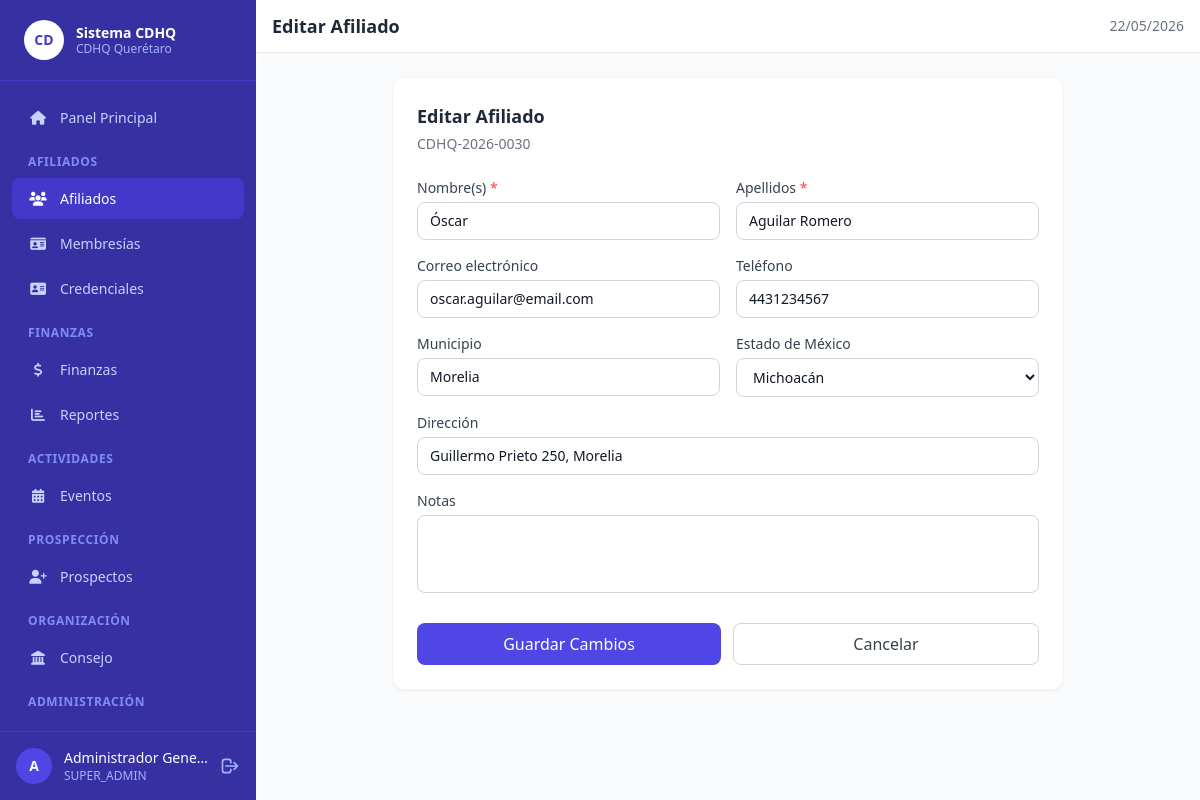
/affiliates/30/edit (signed in), run on the app's committed database.
### tables this page shows
CREATE TABLE IF NOT EXISTS `affiliates` (
    `id`               INT UNSIGNED AUTO_INCREMENT PRIMARY KEY,
    `affiliate_number` VARCHAR(20)  NOT NULL UNIQUE,
    `user_id`          INT UNSIGNED NULL,
    `first_name`       VARCHAR(80)  NOT NULL,
    `last_name`        VARCHAR(80)  NOT NULL,
    `email`            VARCHAR(160) NULL,
    `phone`            VARCHAR(30)  NULL,
    `address`          VARCHAR(255) NULL,
    `municipio`        VARCHAR(80)  NULL COMMENT 'Municipio de residencia del afiliado',
    `estado_mexico`    VARCHAR(80)  NULL COMMENT 'Estado de la República Mexicana',
    `state`            ENUM('PROSPECTO','ACTIVO','SUSPENDIDO','VENCIDO') NOT NULL DEFAULT 'PROSPECTO',
    `notes`            TEXT NULL,
    `created_at`       DATETIME NOT NULL DEFAULT CURRENT_TIMESTAMP,
    `updated_at`       DATETIME NOT NULL DEFAULT CURRENT_TIMESTAMP ON UPDATE CURRENT_TIMESTAMP,
    CONSTRAINT `fk_affiliate_user` FOREIGN KEY (`user_id`) REFERENCES `users`(`id`) ON DELETE SET NULL
);

### core/Controller.php (called while the page is built, shortened)
<?php
abstract class Controller {
    protected string $viewPath;
    public function __construct() {
        $this->viewPath = VIEWS_PATH;
    }
    protected function view(string $view, array $data = []): void {
        $data['base_url']      = BASE_URL;
        $data['current_user']  = Auth::currentUser();
        $data['app_name']      = APP_NAME;
        extract($data, EXTR_SKIP);
        $viewFile = $this->viewPath . '/' . str_replace('.', '/', $view) . '.php';
        require $viewFile;
    }
}

### app/controllers/AffiliatesController.php (called while the page is built, shortened)
<?php
require_once CORE_PATH . '/Controller.php';
class AffiliatesController extends Controller {
    public function edit(string $id): void {
        $model    = new Affiliate();
        $affiliate = $model->find((int)$id);
        $this->view('affiliates/edit', ['title' => 'Editar Afiliado', 'affiliate' => $affiliate]);
    }
}

### index.php (called while the page is built, shortened)
<?php
require_once __DIR__ . '/config/config.php';
require_once CORE_PATH . '/Database.php';
require_once CORE_PATH . '/Model.php';
require_once CORE_PATH . '/Controller.php';
require_once CORE_PATH . '/Router.php';
$router = new Router();
$router->get('login',         'AuthController', 'showLogin');
$router->post('login',        'AuthController', 'login');
$router->get('logout',        'AuthController', 'logout');
$router->get('',              'DashboardController', 'index');
$router->get('dashboard',     'DashboardController', 'index');
$router->get('users',         'UsersController', 'index');
$router->get('users/create',  'UsersController', 'create');
$router->post('users/create', 'UsersController', 'store');
$router->get('users/:id/edit','UsersController', 'edit');
$router->post('users/:id/edit','UsersController','update');
$router->post('users/:id/toggle','UsersController','toggle');
$router->post('users/:id/delete','UsersController','destroy');
$router->get('affiliates',               'AffiliatesController', 'index');
$router->get('affiliates/create',        'AffiliatesController', 'create');
$router->post('affiliates/create',       'AffiliatesController', 'store');
$router->get('affiliates/:id',           'AffiliatesController', 'show');
$router->get('affiliates/:id/edit',      'AffiliatesController', 'edit');
$router->post('affiliates/:id/edit',     'AffiliatesController', 'update');
$router->post('affiliates/:id/status',   'AffiliatesController', 'changeStatus');
$router->get('subscriptions',            'SubscriptionsController', 'index');
$router->get('subscriptions/create',     'SubscriptionsController', 'create');
$router->post('subscriptions/create',    'SubscriptionsController', 'store');
$router->get('financial',                'FinancialController', 'index');
$router->get('financial/create',         'FinancialController', 'create');
$router->post('financial/create',        'FinancialController', 'store');
$router->get('events',                   'EventsController', 'index');
$router->get('events/create',            'EventsController', 'create');
$router->post('events/create',           'EventsController', 'store');
$router->get('events/:id',               'EventsController', 'show');
$router->post('events/:id/register',     'EventsController', 'register');
$router->post('events/:id/status',       'EventsController', 'changeStatus');
$router->get('prospects',                'ProspectsController', 'index');
$router->get('prospects/create',         'ProspectsController', 'create');
$router->post('prospects/create',        'ProspectsController', 'store');
$router->get('prospects/:id/edit',       'ProspectsController', 'edit');
$router->post('prospects/:id/edit',      'ProspectsController', 'update');
$router->post('prospects/:id/note',      'ProspectsController', 'addNote');
$router->post('prospects/:id/convert',   'ProspectsController', 'convert');
$router->get('reports',                  'ReportsController', 'index');
$router->get('credentials/:id',          'CredentialsController', 'show');
$router->get('council',                  'CouncilController', 'index');
$router->get('council/positions',        'CouncilController', 'positions');
$router->post('council/positions/create','CouncilController', 'createPosition');
$router->get('council/assignments',      'CouncilController', 'assignments');
$router->post('council/assignments/create','CouncilController','createAssignment');
$router->get('config',                   'ConfigController', 'index');
$router->post('config',                  'ConfigController', 'update');
$requestUri = parse_url($_SERVER['REQUEST_URI'] ?? '/', PHP_URL_PATH) ?? '/';
$basePath   = rtrim(parse_url(BASE_URL, PHP_URL_PATH) ?? '', '/');
$url        = ltrim(substr($requestUri, strlen($basePath)), '/');
$router->dispatch($url);

### core/Database.php (called while the page is built, shortened)
<?php
class Database {
    private static ?Database $instance = null;
    private PDO $pdo;
    private function __construct() {
        $dsn = sprintf(
            'mysql:host=%s;dbname=%s;charset=%s',
            DB_HOST, DB_NAME, DB_CHARSET
        );
        $options = [
            PDO::ATTR_ERRMODE            => PDO::ERRMODE_EXCEPTION,
            PDO::ATTR_DEFAULT_FETCH_MODE => PDO::FETCH_ASSOC,
            PDO::ATTR_EMULATE_PREPARES   => false,
            PDO::MYSQL_ATTR_INIT_COMMAND => "SET NAMES utf8mb4 COLLATE utf8mb4_unicode_ci",
        ];
        $this->pdo = new PDO($dsn, DB_USER, DB_PASS, $options);
    }
    public static function getInstance(): Database {
        if (self::$instance === null) {
            self::$instance = new self();
        }
        return self::$instance;
    }
    public function query(string $sql, array $params = []): PDOStatement {
        $stmt = $this->pdo->prepare($sql);
        $stmt->execute($params);
        return $stmt;
    }
    public function fetchOne(string $sql, array $params = []): ?array {
        $row = $this->query($sql, $params)->fetch();
        return $row === false ? null : $row;
    }
}

### core/Model.php (called while the page is built, shortened)
<?php
abstract class Model {
    protected Database $db;
    protected string $table = '';
    protected string $primaryKey = 'id';
    public function __construct() {
        $this->db = Database::getInstance();
    }
    public function find(int $id): ?array {
        return $this->db->fetchOne(
            "SELECT * FROM `{$this->table}` WHERE `{$this->primaryKey}` = ?",
            [$id]
        );
    }
}

### app/views/affiliates/_form.php (the view, shortened to what this page needs)
<?php
$a = $affiliate ?? [];
$v = fn(string $k) => htmlspecialchars((string)($a[$k] ?? ''));
$estadosMx = [
    'Aguascalientes','Baja California','Baja California Sur','Campeche','Chiapas',
    'Chihuahua','Ciudad de México','Coahuila','Colima','Durango','Estado de México',
    'Guanajuato','Guerrero','Hidalgo','Jalisco','Michoacán','Morelos','Nayarit',
    'Nuevo León','Oaxaca','Puebla','Querétaro','Quintana Roo','San Luis Potosí',
    'Sinaloa','Sonora','Tabasco','Tamaulipas','Tlaxcala','Veracruz','Yucatán','Zacatecas',
];
?>
<div class="grid grid-cols-1 sm:grid-cols-2 gap-4">
    <div>
        <label class="block text-sm font-medium text-gray-700 mb-1">Nombre(s) <span class="text-red-500">*</span></label>
        <input type="text" name="first_name" value="<?= $v('first_name') ?>" required
               class="w-full px-3 py-2 border border-gray-300 rounded-lg focus:ring-2 focus:ring-indigo-500 outline-none text-sm">
    </div>
    <div>
        <label class="block text-sm font-medium text-gray-700 mb-1">Apellidos <span class="text-red-500">*</span></label>
        <input type="text" name="last_name" value="<?= $v('last_name') ?>" required
               class="w-full px-3 py-2 border border-gray-300 rounded-lg focus:ring-2 focus:ring-indigo-500 outline-none text-sm">
    </div>
    <div>
        <label class="block text-sm font-medium text-gray-700 mb-1">Correo electrónico</label>
        <input type="email" name="email" value="<?= $v('email') ?>"
               class="w-full px-3 py-2 border border-gray-300 rounded-lg focus:ring-2 focus:ring-indigo-500 outline-none text-sm">
    </div>
    <div>
        <label class="block text-sm font-medium text-gray-700 mb-1">Teléfono</label>
        <input type="tel" name="phone" value="<?= $v('phone') ?>"
               class="w-full px-3 py-2 border border-gray-300 rounded-lg focus:ring-2 focus:ring-indigo-500 outline-none text-sm">
    </div>
    <div>
        <label class="block text-sm font-medium text-gray-700 mb-1">Municipio</label>
        <input type="text" name="municipio" value="<?= $v('municipio') ?>"
               class="w-full px-3 py-2 border border-gray-300 rounded-lg focus:ring-2 focus:ring-indigo-500 outline-none text-sm"
               placeholder="Ej. Querétaro, Guadalajara…">
    </div>
    <div>
        <label class="block text-sm font-medium text-gray-700 mb-1">Estado de México</label>
        <select name="estado_mexico"
                class="w-full px-3 py-2 border border-gray-300 rounded-lg focus:ring-2 focus:ring-indigo-500 outline-none text-sm bg-white">
            <?php foreach ($estadosMx as $est): ?>
            <option value="<?= htmlspecialchars($est) ?>"
                <?= ($a['estado_mexico'] ?? '') === $est ? 'selected' : '' ?>>
                <?= htmlspecialchars($est) ?>
            </option>
            <?php endforeach; ?>
        </select>
    </div>
</div>
<div class="mt-4">
    <label class="block text-sm font-medium text-gray-700 mb-1">Dirección</label>
    <input type="text" name="address" value="<?= $v('address') ?>"
           class="w-full px-3 py-2 border border-gray-300 rounded-lg focus:ring-2 focus:ring-indigo-500 outline-none text-sm">
</div>
<div class="mt-4">
    <label class="block text-sm font-medium text-gray-700 mb-1">Notas</label>
    <textarea name="notes" rows="3"
              class="w-full px-3 py-2 border border-gray-300 rounded-lg focus:ring-2 focus:ring-indigo-500 outline-none text-sm resize-none"><?= $v('notes') ?></textarea>
</div>

### core/Router.php (shortened to what this page needs)
<?php
class Router {
    private array $routes = [];
    public function add(string $method, string $pattern, string $controller, string $action): void {
        $this->routes[] = compact('method', 'pattern', 'controller', 'action');
    }
    public function dispatch(string $url): void {
        $requestMethod = $_SERVER['REQUEST_METHOD'] ?? 'GET';
        $url = trim($url, '/');
        foreach ($this->routes as $route) {
            if (strtoupper($route['method']) !== strtoupper($requestMethod)) {
                continue;
            }
            $pattern = $this->buildPattern($route['pattern']);
            if (preg_match($pattern, $url, $matches)) {
                array_shift($matches);
                $params = array_values(array_filter($matches, 'is_int', ARRAY_FILTER_USE_KEY));
                $this->invoke($route['controller'], $route['action'], $params);
                return;
            }
        }
    }
    private function buildPattern(string $pattern): string {
        $pattern = trim($pattern, '/');
        $pattern = preg_replace('/:([a-zA-Z_]+)/', '(?P<$1>[^/]+)', $pattern);
        return '#^' . $pattern . '$#';
    }
    private function invoke(string $controllerName, string $action, array $params): void {
        $controller = new $controllerName();
        call_user_func_array([$controller, $action], $params);
    }
}

### app/views/affiliates/edit.php (shortened to what this page needs)
<?php require VIEWS_PATH . '/layout/header.php'; ?>
<?php require VIEWS_PATH . '/layout/navbar.php'; ?>
<div class="max-w-2xl mx-auto">
    <div class="bg-white rounded-xl shadow-sm border border-gray-100 p-6">
        <h2 class="text-lg font-semibold text-gray-800 mb-1">Editar Afiliado</h2>
        <p class="text-sm text-gray-500 mb-6"><?= htmlspecialchars($affiliate['affiliate_number']) ?></p>
        <form method="POST" action="<?= $base_url ?>/affiliates/<?= $affiliate['id'] ?>/edit">
            <?php include __DIR__ . '/_form.php'; ?>
            <div class="flex gap-3 mt-6">
                <button type="submit" class="flex-1 bg-indigo-600 hover:bg-indigo-700 text-white font-medium py-2 px-4 rounded-lg transition-colors">
                    Guardar Cambios
                </button>
                <a href="<?= $base_url ?>/affiliates/<?= $affiliate['id'] ?>" class="flex-1 text-center border border-gray-300 hover:bg-gray-50 text-gray-700 font-medium py-2 px-4 rounded-lg transition-colors">
                    Cancelar
                </a>
            </div>
        </form>
    </div>
</div>
<?php require VIEWS_PATH . '/layout/footer.php'; ?>

### data on the page
affiliates: affiliate_number "CDHQ-2026-0030", first_name "Óscar", last_name "Aguilar Romero", email "oscar.aguilar@email.com", phone "4431234567", municipio "Morelia", estado_mexico "Michoacán", address "Guillermo Prieto 250, Morelia"

### other printed values
$label "Panel Principal Afiliados Membresías Credenciales Finanzas Reportes Eventos Prospectos Consejo"
